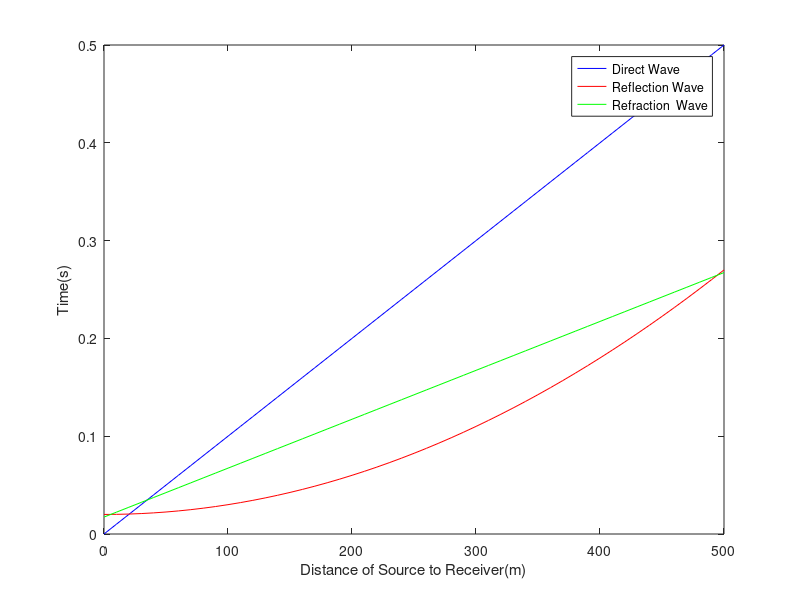

Here is the MATLAB script that generated this plot:
clc;
clear;

%============================================== parameter yg diketahui
D=0:10:500; %jarak source dan receiver
h1=10;       %kedalaman layer 1
h2=500;      %kedalaman layer 2

v1=1000;     %kecepatan medium 1
v2=2000;     %kecepatan medium 2
to=0;        %waktu 

%============================================== travel time of direct wave
t1=(D/v1);

%============================================== travel time of reflected wave
t2=sqrt((2*h1/v1).^2)+((D/v1).^2);

%============================================== travel time of refraction wave
t3=((2*h1*sqrt(v2^2-v1^2))/(v1*v2))+(D/v2);

%==============================================
plot(D,t1,'b'); hold on;plot(D,t2,'r');hold on;plot(D,t3,'g')
legend('Direct Wave', 'Reflection Wave', 'Refraction  Wave')
xlabel('Distance of Source to Receiver(m)'); ylabel('Time(s)')
%================ cari waktu tsR
%travel_time=input('berapa jarak antara source ke reciver?');

%if travel_time<=10
    %disp('t1');
%else
   %disp('t2');
%end



